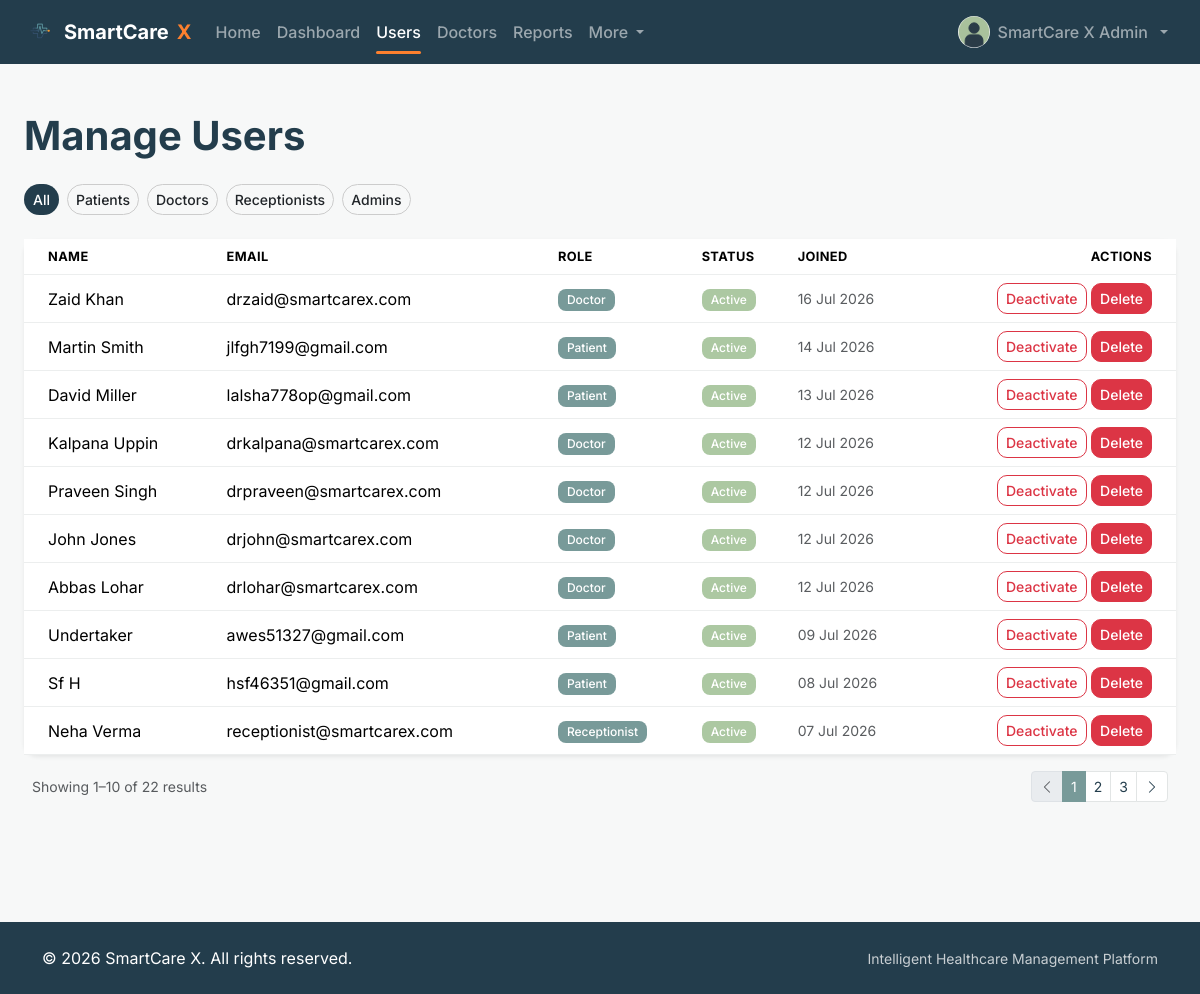
Page /admin/users (signed in) on the committed database.
### smartcare/models/user.py (models this page shows, shortened)
class User(db.Model, UserMixin):
    __tablename__ = "users"
    id = db.Column(db.Integer, primary_key=True)
    full_name = db.Column(db.String(120), nullable=False)
    email = db.Column(db.String(150), unique=True, nullable=False, index=True)
    phone = db.Column(db.String(20))
    password_hash = db.Column(db.String(255), nullable=False)
    role = db.Column(db.Enum(RoleEnum), nullable=False, index=True)
    is_email_verified = db.Column(db.Boolean, default=False, nullable=False)
    is_active = db.Column(db.Boolean, default=True, nullable=False)
    profile_photo = db.Column(db.String(255), default="default_avatar.png")
    created_at = db.Column(db.DateTime, default=datetime.utcnow, nullable=False)
    updated_at = db.Column(db.DateTime, default=datetime.utcnow, onupdate=datetime.utcnow)
    patient_profile = db.relationship("Patient", back_populates="user", uselist=False, cascade="all, delete-orphan")
    doctor_profile = db.relationship("Doctor", back_populates="user", uselist=False, cascade="all, delete-orphan")
    receptionist_profile = db.relationship("Receptionist", back_populates="user", uselist=False, cascade="all, delete-orphan")
    notifications = db.relationship("Notification", back_populates="user", cascade="all, delete-orphan")
    audit_logs = db.relationship("AuditLog", back_populates="user")
    activity_logs = db.relationship("ActivityLog", back_populates="user")
    password_reset_tokens = db.relationship("PasswordResetToken", back_populates="user", cascade="all, delete-orphan")
    @property
    def is_patient(self):
        return self.role == RoleEnum.PATIENT
    @property
    def is_doctor(self):
        return self.role == RoleEnum.DOCTOR
    @property
    def is_receptionist(self):
        return self.role == RoleEnum.RECEPTIONIST
    @property
    def is_admin(self):
        return self.role == RoleEnum.ADMIN

### smartcare/admin/routes.py (the view)
@admin_bp.route("/users")
def manage_users():
    role_filter = request.args.get("role")
    query = User.query
    if role_filter:
        query = query.filter_by(role=RoleEnum(role_filter))
    query = query.order_by(User.created_at.desc())
    pagination = paginate_query(query)
    return render_template("admin/manage_users.html", pagination=pagination, role_filter=role_filter)

### smartcare/__init__.py (called while the page is built)
def _init_extensions(app):
    db.init_app(app)
    migrate.init_app(app, db)
    mail.init_app(app)
    csrf.init_app(app)
    login_manager.init_app(app)
    login_manager.login_view = "auth.login"
    @login_manager.user_loader
    def load_user(user_id):
        from smartcare.models.user import User
        return User.query.get(int(user_id))

def _register_context_processors(app):
    @app.context_processor
    def inject_globals():
        from datetime import datetime
        return {"current_year": datetime.utcnow().year, "app_name": "SmartCare X"}

### smartcare/admin/routes.py (called while the page is built)
@admin_bp.before_request
@role_required(RoleEnum.ADMIN)
def guard_admin_area():
    pass

### smartcare/utils/pagination.py (called while the page is built)
def paginate_query(query, page=None, per_page=None):
    page = page or request.args.get("page", 1, type=int)
    per_page = per_page or current_app.config.get("ITEMS_PER_PAGE", 10)
    return db.paginate(query, page=page, per_page=per_page, error_out=False)

### smartcare/templates/admin/manage_users.html (shortened to what this page needs)
{% extends "base.html" %}
{% block content %}
<h1 class="fw-bold mb-4">Manage Users</h1>
<div class="d-flex gap-2 mb-4">
  <a href="{{ url_for('admin.manage_users') }}" class="btn btn-sm rounded-pill {{ 'text-white' if not role_filter }}"
     style="{{ 'background-color: var(--sc-dark); color:#fff;' if not role_filter else '' }}">All</a>
  {% for role in ['patient', 'doctor', 'receptionist', 'admin'] %}
    <a href="{{ url_for('admin.manage_users', role=role) }}" class="btn btn-sm rounded-pill {{ '' if role_filter != role }}"
       style="{{ 'background-color: var(--sc-dark); color:#fff;' if role_filter == role else 'border:1px solid #ccc;' }}">
      {{ role.title() }}s
    </a>
  {% endfor %}
</div>
<div class="card border-0 shadow-sm" style="border-radius: var(--sc-radius);">
  <div class="table-responsive">
    <table class="table align-middle mb-0">
      <thead>
        <tr>
          <th class="ps-4">Name</th>
          <th>Email</th>
          <th>Role</th>
          <th>Status</th>
          <th>Joined</th>
          <th class="text-end pe-4">Actions</th>
        </tr>
      </thead>
      <tbody>
        {% for user in pagination.items %}
          <tr>
            <td class="ps-4">{{ user.full_name }}</td>
            <td>{{ user.email }}</td>
            <td><span class="badge" style="background-color: var(--sc-primary);">{{ user.role.value.title() }}</span></td>
            <td>
              <span class="badge" style="background-color: {{ 'var(--sc-success)' if user.is_active else '#c0554b' }};">
                {{ 'Active' if user.is_active else 'Deactivated' }}
              </span>
            </td>
            <td class="small text-muted">{{ user.created_at.strftime('%d %b %Y') }}</td>
            <td class="text-end pe-4">
              <form method="POST" action="{{ url_for('admin.toggle_user_active', user_id=user.id) }}" class="d-inline">
                <button class="btn btn-sm {{ 'btn-outline-danger' if user.is_active else 'btn-outline-success' }}">
                  {{ 'Deactivate' if user.is_active else 'Activate' }}
                </button>
              </form>
              <form method="POST" action="{{ url_for('admin.delete_user', user_id=user.id) }}" class="d-inline"
                    onsubmit="return confirm('Permanently delete {{ user.full_name }}\'s account? This also removes their appointments, prescriptions, and records. This cannot be undone.');">
                <button class="btn btn-sm btn-danger">Delete</button>
              </form>
            </td>
          </tr>
        {% else %}
          <tr><td colspan="6" class="text-center text-muted py-4">No users found.</td></tr>
        {% endfor %}
      </tbody>
    </table>
  </div>
</div>
<div class="px-2">
  {% include "partials/_pagination.html" %}
</div>
{% endblock %}

### smartcare/templates/partials/_navbar.html (shortened to what this page needs)
<nav class="navbar navbar-expand-lg navbar-dark sticky-top" style="background-color: var(--sc-dark);">
  <div class="container-fluid px-3 px-md-4">
    <a class="navbar-brand fw-bold d-flex align-items-center gap-2" href="{{ url_for('main.home') }}">
      <img src="{{ url_for('static', filename='img/logo.png') }}" alt="SmartCare X" height="32">
      SmartCare <span style="color: var(--sc-cta);">X</span>
    </a>
    <div class="collapse navbar-collapse" id="navMain">
      <ul class="navbar-nav me-auto mb-2 mb-lg-0">
        {% macro navlink(endpoint, label) %}
          <li class="nav-item">
            <a class="nav-link {{ 'active-nav-link' if request.endpoint == endpoint }}" href="{{ url_for(endpoint) }}">{{ label }}</a>
          </li>
        {% endmacro %}
        {% if not current_user.is_authenticated %}
          {{ navlink('main.home', 'Home') }}
          {{ navlink('main.doctors_directory', 'Doctors') }}
          {{ navlink('main.about', 'About') }}
          {{ navlink('main.contact', 'Contact') }}
        {% elif current_user.is_doctor %}
          {{ navlink('main.home', 'Home') }}
          {{ navlink('doctor.dashboard', 'Dashboard') }}
          {{ navlink('doctor.today_appointments', 'Today') }}
          {{ navlink('doctor.patient_search', 'Patients') }}
          {{ navlink('doctor.availability', 'Availability') }}
        {% elif current_user.is_receptionist %}
          {{ navlink('main.home', 'Home') }}
          {{ navlink('reception.dashboard', 'Dashboard') }}
          {{ navlink('reception.register_walkin', 'Register Patient') }}
          {{ navlink('reception.token_board', 'Tokens') }}
          {{ navlink('reception.billing_list', 'Billing') }}
        {% elif current_user.is_admin %}
          {% set more_endpoints = ['admin.manage_departments', 'admin.manage_medicines', 'admin.refunds', 'admin.audit_logs', 'admin.contact_messages'] %}
          {{ navlink('main.home', 'Home') }}
          {{ navlink('admin.dashboard', 'Dashboard') }}
          {{ navlink('admin.manage_users', 'Users') }}
          {{ navlink('admin.manage_doctors', 'Doctors') }}
          {{ navlink('admin.reports', 'Reports') }}
          <li class="nav-item dropdown">
            <a class="nav-link dropdown-toggle {{ 'active-nav-link' if request.endpoint in more_endpoints }}" href="#" role="button" data-bs-toggle="dropdown">
              More
            </a>
          </li>
        {% endif %}
      </ul>
      <ul class="navbar-nav align-items-lg-center">
        {% if current_user.is_authenticated %}
          <li class="nav-item dropdown">
            <a class="nav-link dropdown-toggle d-flex align-items-center gap-2" href="#" role="button" data-bs-toggle="dropdown">
              <img src="{{ url_for('static', filename='uploads/profile_photos/' ~ current_user.profile_photo) if current_user.profile_photo != 'default_avatar.png' else url_for('static', filename='img/default_avatar.png') }}"
                   class="rounded-circle" width="32" height="32" style="object-fit:cover;" alt="Profile">
              {{ current_user.full_name }}
            </a>
          </li>
        {% else %}
          <li class="nav-item"><a class="btn btn-outline-light btn-sm me-2" href="{{ url_for('auth.login') }}">Log In</a></li>
          <li class="nav-item"><a class="btn btn-sm" style="background-color: var(--sc-cta); color:#fff;" href="{{ url_for('auth.register') }}">Sign Up</a></li>
        {% endif %}
      </ul>
    </div>
  </div>
</nav>

### smartcare/static/css/style.css (style rules this page uses)
body { min-height: 100vh; }
.navbar .nav-link { font-weight: 500; }
.card { transition: transform 0.15s ease, box-shadow 0.15s ease; }
.btn { border-radius: 10px; font-weight: 500; }
.table thead { background-color: #f1f3f3; font-size: 0.8rem; text-transform: uppercase; letter-spacing: 0.03em; }
.table > :not(caption) > * > * { border-bottom-color: #eceeee; }
.badge { font-weight: 500; padding: 0.45em 0.75em; border-radius: 8px; }

### smartcare/templates/base.html (style rules this page uses)
:root { --sc-primary: #789A99; --sc-primary-dark: #5f8180; --sc-dark: #233D4C; --sc-soft: #FFD2C2; --sc-success: #ACC8A2; --sc-cta: #FD802E; --sc-bg: #F7F8F8; --sc-radius: 14px; }
body { font-family: 'Inter', sans-serif; background-color: var(--sc-bg); color: var(--sc-dark); overflow-x: hidden; }

### smartcare/templates/partials/_navbar.html (style rules this page uses)
.active-nav-link { color: #fff !important; font-weight: 600; position: relative; }
.active-nav-link::after { content: ''; position: absolute; left: 0.5rem; right: 0.5rem; bottom: -2px; height: 3px; background-color: var(--sc-cta); border-radius: 2px; }

### rows in the picture
User: profile_photo (placeholder picture), full_name "SmartCare X Admin"
User: full_name "Zaid Khan", email "drzaid@smartcarex.com", role.value "Doctor", is_active "Active", created_at "16 Jul 2026", is_active "Deactivate"
User: full_name "Martin Smith", email "jlfgh7199@gmail.com", role.value "Patient", is_active "Active", created_at "14 Jul 2026", is_active "Deactivate"
User: full_name "David Miller", email "lalsha778op@gmail.com", role.value "Patient", is_active "Active", created_at "13 Jul 2026", is_active "Deactivate"
User: full_name "Kalpana Uppin", email "drkalpana@smartcarex.com", role.value "Doctor", is_active "Active", created_at "12 Jul 2026", is_active "Deactivate"
User: full_name "Praveen Singh", email "drpraveen@smartcarex.com", role.value "Doctor", is_active "Active", created_at "12 Jul 2026", is_active "Deactivate"
User: full_name "John Jones", email "drjohn@smartcarex.com", role.value "Doctor", is_active "Active", created_at "12 Jul 2026", is_active "Deactivate"
User: full_name "Abbas Lohar", email "drlohar@smartcarex.com", role.value "Doctor", is_active "Active", created_at "12 Jul 2026", is_active "Deactivate"
User: full_name "Undertaker", email "awes51327@gmail.com", role.value "Patient", is_active "Active", created_at "09 Jul 2026", is_active "Deactivate"
User: full_name "Sf H", email "hsf46351@gmail.com", role.value "Patient", is_active "Active", created_at "08 Jul 2026", is_active "Deactivate"
User: full_name "Neha Verma", email "receptionist@smartcarex.com", role.value "Receptionist", is_active "Active", created_at "07 Jul 2026", is_active "Deactivate"

### other values in the picture
{{ label }} "Home Dashboard Users Doctors Reports"
{{ role.title() }} "Patient" "Doctor" "Receptionist" "Admin"
{{ (pagination.page - 1) * pagination.per_page + 1 }} "1"
{{ [pagination.page * pagination.per_page, pagination.total] | min }} "10"
{{ pagination.total }} "22"
{{ page_num }} "1" "2" "3"
{{ app_name }} "SmartCare X"
